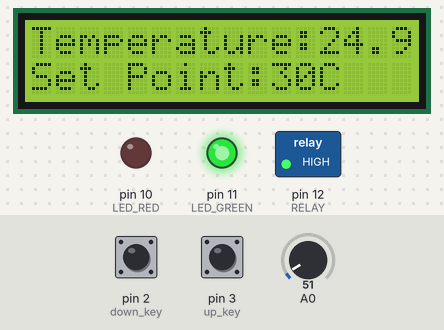
A sketch run on a simulated Arduino Uno, built with avr-gcc and run on an emulated ATmega328P. Shown: 16×2 character LCD, switched loads named in the sketch (green lamp = pin HIGH), output pins drawn as LEDs (lit = HIGH). The inputs (shaded band) are chosen by the test bench; at power-on: pin 2 (down_key) HIGH, pin 3 (up_key) HIGH, A0 = 51.

Above: at 3.2 s.
3.3 s: pin 2 (down_key) pulled LOW for 1 s
At 5.4 s:
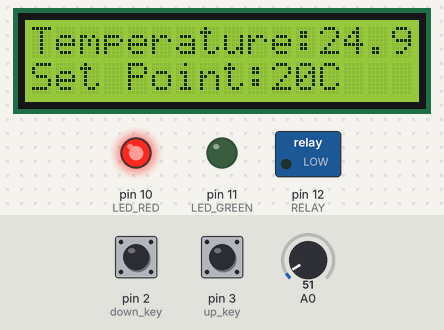
5.8 s: pin 3 (up_key) pulled LOW for 3.2 s
At 10.1 s:
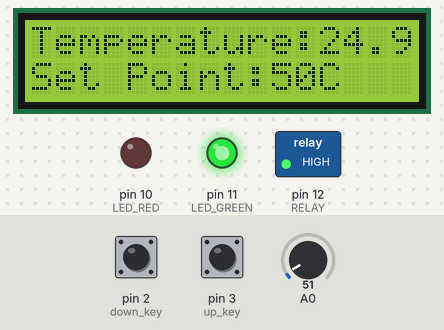
10.5 s: A0 set to 61
At 11.0 s:
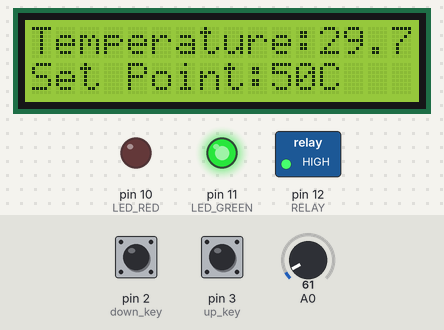
12.0 s: pin 2 (down_key) pulled LOW for 0.15 s
At 13.2 s:
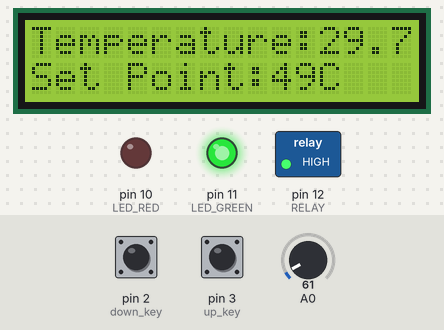
13.6 s: pin 3 (up_key) pulled LOW for 0.15 s
At 14.1 s:
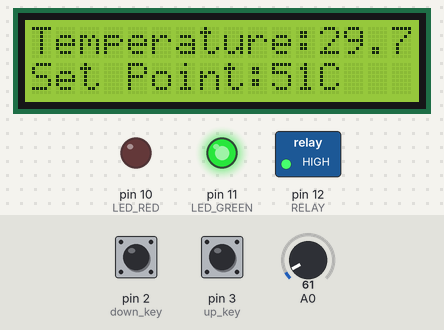
15.2 s: A0 set to 71
At 15.5 s:
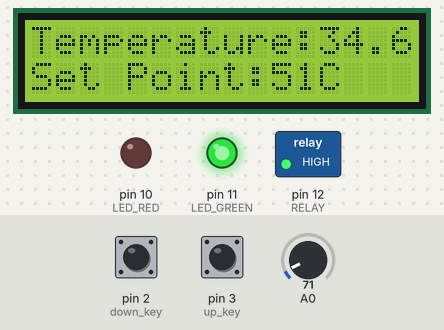
Timing chart, 0 to 17.7 s (numbered marks = the images above; inputs shaded):
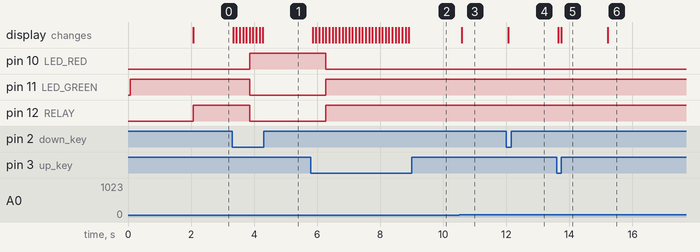

The sketch:

codigo.ino
```cpp
//******************************************************************************
// Controlador de Temperatura. Emplea el CI LM35.
//------------------------------------------------------------------------------
//---[ BIBLIOTECAS ]---
#include <LiquidCrystal.h>
// Inicialización de la LCD
LiquidCrystal lcd(9, 8, 7, 6, 5, 4);

const int LED_RED = 10;     // LED Rojo
const int LED_GREEN = 11;   // LED Verde
const int RELAY = 12;       // Motor o Relevador

// Conexiones de Teclas
const int up_key = 3;
const int down_key = 2;

int SetPoint = 30;
//-----[ AJUSTES GENERALES ]-----
void setup() {
  pinMode(LED_RED, OUTPUT);
  pinMode(LED_GREEN, OUTPUT);
  pinMode(RELAY, OUTPUT);
  pinMode(up_key, INPUT);
  pinMode(down_key, INPUT);

  // "Pull up" para las teclas
  digitalWrite(up_key, HIGH);
  digitalWrite(down_key, HIGH);

  // Ajuste de características de la LCD
  lcd.begin(16, 2);                 // ¡OJO! Debe usarse una LCD de 20x4

  lcd.print("MICROS - SE - 2019");
  lcd.setCursor(0, 1);              // Segunda línea
  lcd.print("Temp. Controller");
  digitalWrite(LED_GREEN, HIGH);    // Apagado del LED Verde
  digitalWrite(LED_RED, LOW);       // Encendido del LED Rojo
  digitalWrite(RELAY, LOW);         // Apagado del Relevador o Motor
  delay(2000);                      // Espera para ajustes
}
//-----[ LAZO PRINCIPAL ]-----
void loop() {
  // Escalamiento de 10mV por degree 0.01V/C.
  double Temperature = ((5.0 / 1024.0) * analogRead(A0)) * 100;

  lcd.setCursor(0, 0);
  lcd.print("Temperature:");        // Sin introducir las teclas
  lcd.print(Temperature);

  // Obtención de los ajustes del usuario
  if (digitalRead(down_key) == LOW) {
    if (SetPoint > 0)
    { SetPoint--;
    }
  }
  if (digitalRead(up_key) == LOW)
  {
    if (SetPoint < 150)
    {
      SetPoint++;
    }
  }

  // Muestra del "Set point"
  lcd.setCursor(0, 1);
  lcd.print("Set Point:");
  lcd.print(SetPoint);
  lcd.print("C   ");

  // Verificación si la Temperatura está en el límite
  if (Temperature > SetPoint)
  {
    digitalWrite(RELAY, LOW);       // Apagado del calefactor
    digitalWrite(LED_RED, HIGH);
    digitalWrite(LED_GREEN, LOW);   // Encendido del LED Verde
  }
  else
  {
    digitalWrite(RELAY, HIGH);      // Encendido del calefactor
    digitalWrite(LED_GREEN, HIGH);
    digitalWrite(LED_RED, LOW);     // Encendido del LED Rojo
  }
  delay(100);                     // ACtualización cada 100 milisegundos
}
//******************************************************************************
```

Measured:
- after the input at 3.3 s, pin 10 (LED_RED): LOW → HIGH after 0.56 s; pin 11 (LED_GREEN), pin 12 (RELAY): HIGH → LOW after 0.56 s; the display: first changes at once (image 1 shows a later state)
- after the input at 5.8 s, pin 10 (LED_RED): HIGH → LOW after 0.48 s; pin 11 (LED_GREEN), pin 12 (RELAY): LOW → HIGH after 0.48 s; the display: first changes after 0.06 s (image 2 shows a later state)
- after the input at 10.5 s, the display: changes after 0.09 s (image 3)
- after the input at 12.0 s, the display: changes after 0.06 s (image 4)
- after the input at 13.6 s, the display: first changes at once (image 5 shows a later state)
- after the input at 15.2 s, the display: changes at once (image 6)
